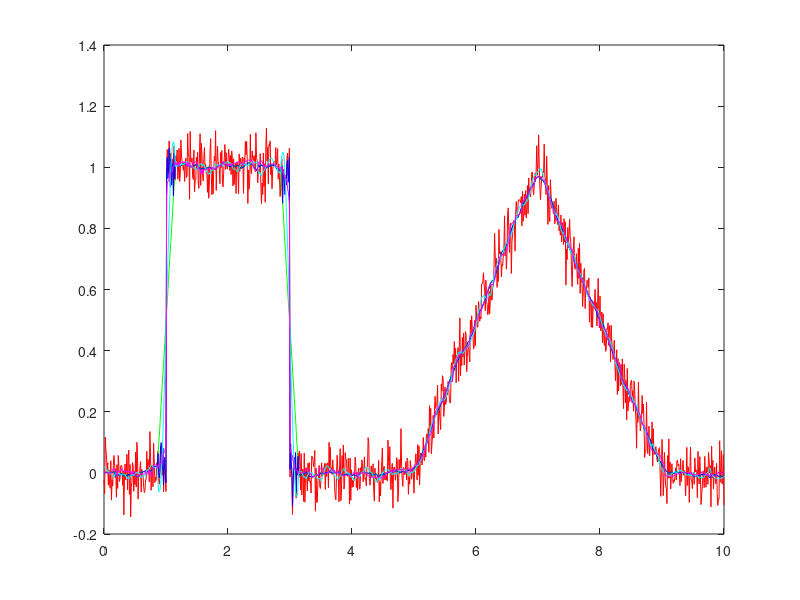

This chart was generated by the following MATLAB code: (Note: this script raises an error after producing the figure.)
close all; clear; clc;

% t = <0, 10>, Fs = 100
% x: suma dwóch funkcji:
% - prostokątnej, sr = 2, szer = 2, amp = 1
% - trójkątnej, tw = 7, szer = 4, amp = 1

% Proszę stworzyć x(t), a następnie przefiltrować:
% - maską uśr jednorodną N - elementową
% - filtrem wiener2 N-element
% - sgolayfilt N-elemen 3. rzedu

N = 29;
Fs = 100;
t = 0 : 1/Fs : 10;
amp = 1;
x = amp * (abs(t-2)<1) + amp * (1 - abs(t - 7)/2) .* (abs(t-7)<2);
x = x + 0.05*randn(size(t))

x1 = conv(x, ones(1,N)/N, 'same');
x2 = wiener2(x, [1, N]);
x3 = sgolayfilt(x, 3, N);
x4 = medfilt1(x, N)

plot(t,x,'r', t,x1,'g', t,x2,'b', t,x3,'c', t,x4,'m')

close all; clear; clc;
%%
a = load("corr_02.txt");
t = a(:,1)';
x = a(:,2)';
subplot(211), plot(t,x);

% amp = 0.8; t = 24-34; pros
dt = t(2) - t(1);
tp = 0:dt:10;
pros = 0.8*ones(size(tp));
xc = xcorr(x, pros);
subplot(212), plot(xc);
tmax = max(t(:));
tc = -tmax:dt:tmax;
nr = find(xc == max(xc), 3, 'first')
tc(nr);

subplot(212), plot(tc,xc);

% trójkąt, szer = 10s, amp = 1
% ODP: 1 i 12
tp = 0:dt:10;
troj = 1*(1-abs(tp-5)/5);
% xc = xcorr(x.^5, troj.^5);
xc = xcorr(1-x, 1-troj) + xcorr(x, troj);
nr = find(xc > 0.99999*max(xc), 3, 'first')
tc(nr);
subplot(212), plot(tc,xc);

% close all; clear; clc;
%%
a = load("2024_Gin_kor_1b.txt");

% wierzchołek krzywej Gausaa, odch = 1.5, amp = 1.3
% 58

t = a(:,1)';
x = a(:,2)';
plot(t,x);
dt = t(2) - t(1);
szer = 6;

tg = -szer:dt:szer;
xg = 1.3*exp(-tg.*tg/(2*1.5^2));
tc = -max(t):dt:max(t);

xc = xcorr(x, xg) + xcorr(1.5-x, 1.5-xg);
nr = find(xc == max(xc), 1);
tc(nr)+szer
plot(t,x,'r', tg+58, xg, '.g')
